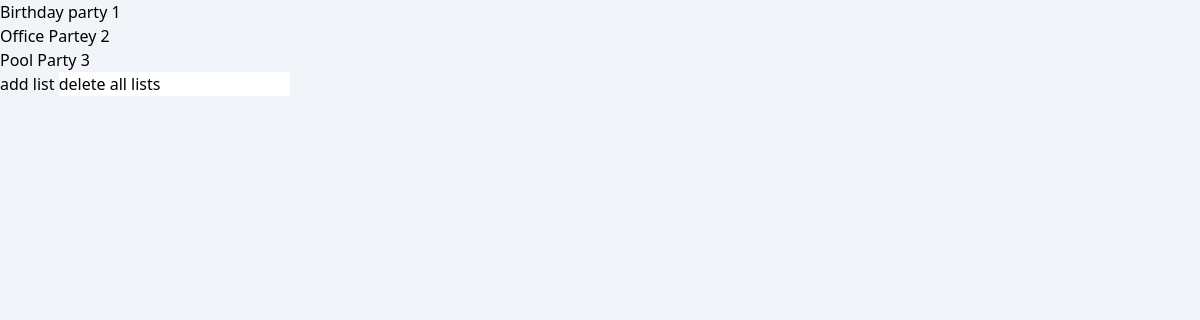
Before: / with the older database file.
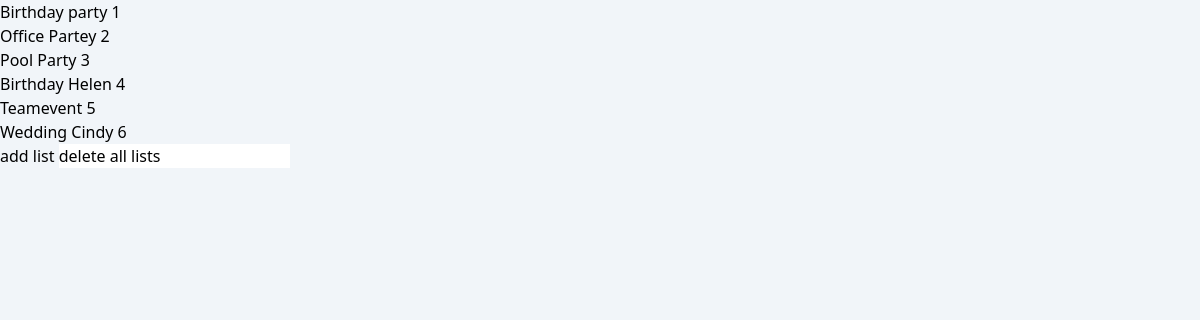
After: the same page with the newer database file.
### guestlist_app/models.py (models this page shows)
class GuestList(models.Model):
    title = models.CharField(max_length=100, unique=True)
    def __str__(self):
        return self.title
    class Meta:
        verbose_name_plural = "Guestlists"

### guestlist_app/views.py (the view)
# urls.py: path("", GuestListList.as_view(), name="index"),
class GuestListList(ListView):
    model = GuestList
    template_name = "guestlist_app/index.html"

### guestlist_app/templates/guestlist_app/index.html
{% extends "base.html" %}
{% block content %}
<ul>
    {% for list in object_list %}
    <li>
        <div
            type="button"
            onclick="location.href='{% url 'guests' list.pk %}'"
        >
            {{ list }}  {{ list.pk }}
        </div>
    </li>
    {% empty %}
    <p>currently no lists</p>
    {% endfor %}
</ul>
<input
    value="add list"
    type="button"
    onclick="location.href='{% url 'add-list' %}'"
>
<input
    value="delete all lists"
>
{% endblock %}

### guestlist_app/templates/base.html (shortened to what this page needs)
<!DOCTYPE html>
<html>
{% load tailwind_tags %}
    <head>
    </head>
    <body class="bg-slate-100">
        {% block content %}{% endblock %}
{% tailwind_css %}
    </body>
</html>

Changed rows visible on the page:
added GuestList: title "Birthday Helen", pk "4"
added GuestList: title "Teamevent", pk "5"
added GuestList: title "Wedding Cindy", pk "6"
